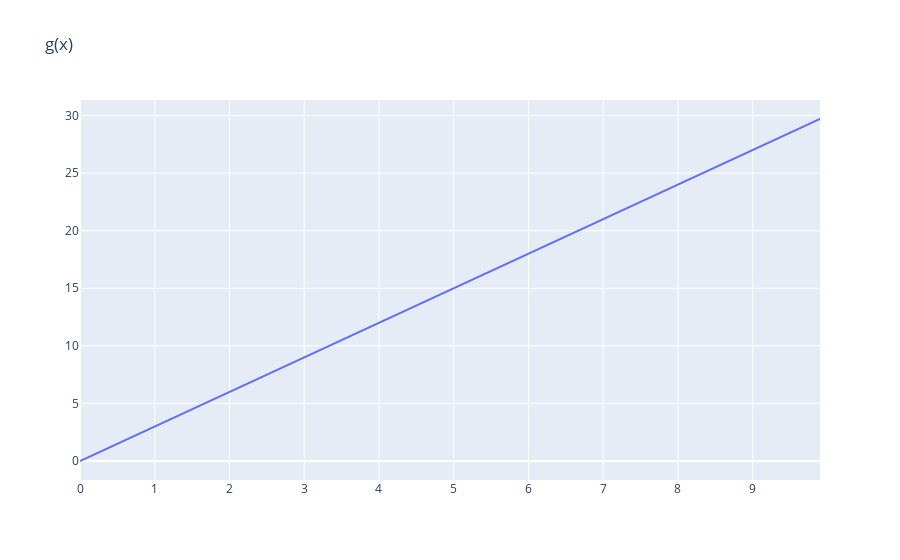

Notebook code for this chart:
### Code cell
import plotly.graph_objects as go

g_of_x_scatter = go.Scatter(x=vals, y=[g(val) for val in vals], name = 'g(x) = 3x')
go.Figure(g_of_x, layout = {'title': 'g(x)'})

### Figure 1 — Plotly figure (JSON) as saved in the notebook; plotly's stock layout.template omitted (floating-point values rounded to 4 significant figures)
{"data": [{"name": "g(x) = 3x", "type": "scatter", "x": [0, 0.1, 0.2, 0.3, 0.4, 0.5, 0.6, 0.7, 0.8, 0.9, 1, 1.1, 1.2, 1.3, 1.4, 1.5, 1.6, 1.7, 1.8, 1.9, 2, 2.1, 2.2, 2.3, 2.4, 2.5, 2.6, 2.7, 2.8, 2.9, 3, 3.1, 3.2, 3.3, 3.4, 3.5, 3.6, 3.7, 3.8, 3.9, 4, 4.1, 4.2, 4.3, 4.4, 4.5, 4.6, 4.7, 4.8, 4.9, 5, 5.1, 5.2, 5.3, 5.4, 5.5, 5.6, 5.7, 5.8, 5.9, 6, 6.1, 6.2, 6.3, 6.4, 6.5, 6.6, 6.7, 6.8, 6.9, 7, 7.1, 7.2, 7.3, 7.4, 7.5, 7.6, 7.7, 7.8, 7.9, 8, 8.1, 8.2, 8.3, 8.4, 8.5, 8.6, 8.7, 8.8, 8.9, 9, 9.1, 9.2, 9.3, 9.4, 9.5, 9.6, 9.7, 9.8, 9.9], "y": [0, 0.3, 0.6, 0.9, 1.2, 1.5, 1.8, 2.1, 2.4, 2.7, 3, 3.3, 3.6, 3.9, 4.2, 4.5, 4.8, 5.1, 5.4, 5.7, 6, 6.3, 6.6, 6.9, 7.2, 7.5, 7.8, 8.1, 8.4, 8.7, 9, 9.3, 9.6, 9.9, 10.2, 10.5, 10.8, 11.1, 11.4, 11.7, 12, 12.3, 12.6, 12.9, 13.2, 13.5, 13.8, 14.1, 14.4, 14.7, 15, 15.3, 15.6, 15.9, 16.2, 16.5, 16.8, 17.1, 17.4, 17.7, 18, 18.3, 18.6, 18.9, 19.2, 19.5, 19.8, 20.1, 20.4, 20.7, 21, 21.3, 21.6, 21.9, 22.2, 22.5, 22.8, 23.1, 23.4, 23.7, 24, 24.3, 24.6, 24.9, 25.2, 25.5, 25.8, 26.1, 26.4, 26.7, 27, 27.3, 27.6, 27.9, 28.2, 28.5, 28.8, 29.1, 29.4, 29.7]}], "layout": {"autosize": true, "title": {"text": "g(x)"}, "xaxis": {"autorange": true, "range": [0, 9.9], "type": "linear"}, "yaxis": {"autorange": true, "range": [-1.65, 31.35], "type": "linear"}}}
